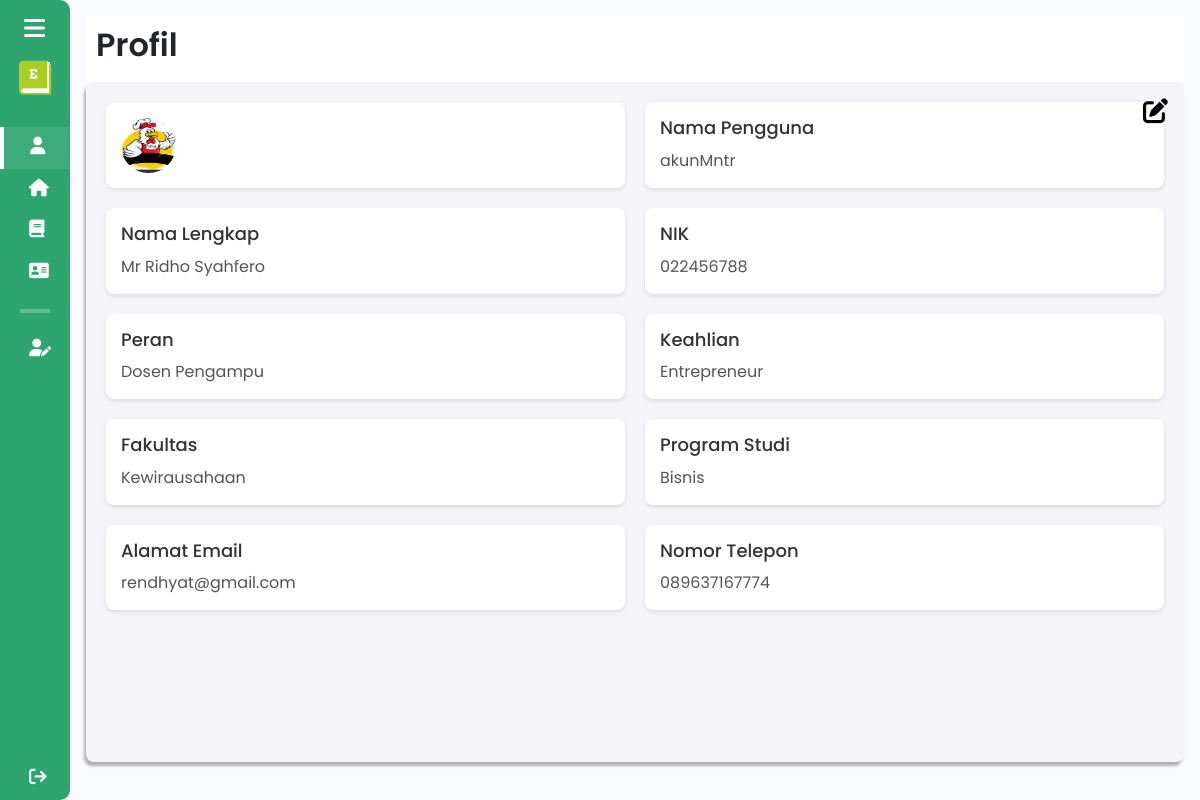
The page /mentor/profil (signed in) on the database its author committed.
### tables this page shows
CREATE TABLE `mentor` (
  `id` int(11) NOT NULL,
  `user_id` int(11) NOT NULL,
  `nama` varchar(100) NOT NULL,
  `nidn` varchar(15) NOT NULL,
  `email` varchar(100) DEFAULT NULL,
  `contact` varchar(15) DEFAULT NULL,
  `keahlian` varchar(100) DEFAULT NULL,
  `fakultas` varchar(100) DEFAULT NULL,
  `prodi` varchar(100) DEFAULT NULL,
  `foto_profile` varchar(255) DEFAULT NULL
);

CREATE TABLE `users` (
  `id` int(11) NOT NULL,
  `username` varchar(50) NOT NULL,
  `password` varchar(255) NOT NULL,
  `role` enum('Mahasiswa','Tutor','Dosen Pengampu','Admin') NOT NULL,
  `first_login` tinyint(1) NOT NULL DEFAULT 1
);

### components/pages/mentorbisnis/profil_mentor.php (the view, shortened to what this page needs)
<?php
include $_SERVER['DOCUMENT_ROOT'] . '/Entree/config/db_connection.php';
$query_mentor = "
    SELECT mentor.*, users.role AS peran
    FROM mentor
    JOIN users ON mentor.user_id = users.id
    WHERE users.username = ?";
$stmt = $conn->prepare($query_mentor);
$stmt->bind_param("s", $_SESSION['username']);
$stmt->execute();
$result_mentor = $stmt->get_result();
if ($result_mentor->num_rows > 0) {
    $mentor = $result_mentor->fetch_assoc();
} else {
    die("Mentor tidak ditemukan.");
}
?>
<!DOCTYPE html>
<html lang="en">
<head>
    <link href="https://cdn.lineicons.com/4.0/lineicons.css" rel="stylesheet" />
    <link href="https://cdn.jsdelivr.net/npm/bootstrap@5.3.0-alpha3/dist/css/bootstrap.min.css" rel="stylesheet"
>
    <link rel="stylesheet" href="/Entree/assets/css/profil.css">
</head>
<body>
    <div class="wrapper">
        <?php
        include 'sidebar_mentor.php';
        ?>
        <div class="main p-3">
            <div class="main_header">
                <?php
                    include 'header_mentor.php';
                ?>
            </div>
            <div class="main_wrapper">
                <button class="edit-btn" type="button" data-bs-toggle="tooltip" data-bs-custom-class="custom-tooltip" data-bs-title="Edit Profil">
                    <i class="fas fa-edit"></i>
                </button>
                <div class="profile-header">
                    <div class="profile-item">
                        <img alt="Profile picture of the mentor" height="50" src="<?= htmlspecialchars($mentor['foto_profile']); ?>" width="50" id="profile-photo"/>
                    </div>
                    <div class="profile-item">
                        <h2>Nama Pengguna</h2>
                        <p><?= htmlspecialchars($_SESSION['username']); ?></p>
                    </div>
                </div>
                <div class="profile-grid">
                    <div class="profile-item">
                        <h2>Nama Lengkap</h2>
                        <p><?= htmlspecialchars($mentor['nama']); ?></p>
                    </div>
                    <div class="profile-item">
                        <h2>NIK</h2>
                        <p><?= htmlspecialchars($mentor['nidn']); ?></p>
                    </div>
                    <div class="profile-item">
                        <h2>Peran</h2>
                        <p><?= htmlspecialchars($mentor['peran']); ?></p>
                    </div>
                    <div class="profile-item">
                        <h2>Keahlian</h2>
                        <p class="skill-text"><?= htmlspecialchars($mentor['keahlian']); ?></p>
                    </div>
                    <div class="profile-item">
                        <h2>Fakultas</h2>
                        <p><?= htmlspecialchars($mentor['fakultas']); ?></p>
                    </div>
                    <div class="profile-item">
                        <h2>Program Studi</h2>
                        <p><?= htmlspecialchars($mentor['prodi']); ?></p>
                    </div>
                    <div class="profile-item">
                        <h2>Alamat Email</h2>
                        <p><?= htmlspecialchars($mentor['email']); ?></p>
                    </div>
                    <div class="profile-item">
                        <h2>Nomor Telepon</h2>
                        <p class="phone-text"><?= htmlspecialchars($mentor['contact']); ?></p>
                    </div>
                </div>
            </div>
        </div>
    </div>
</body>
</html>

### assets/css/profil.css (style rules this page uses)
body { font-family: "Poppins", sans-serif; margin: 0; padding: 0; box-sizing: border-box; }
.wrapper { display: flex; }
.main { min-height: 100vh; width: 100%; background-color: #fafbfe; overflow: hidden; transition: all 0.35s ease-in-out; }
.main_wrapper { width: 100%; height: 85vh; background-color: #f0f0f0; box-shadow: -2px 4px 3px rgba(0, 0, 0, 0.3); margin: 0 auto; padding: 20px; position: relative; }
.profile-header { display: flex; justify-content: space-between; align-items: center; margin-bottom: 20px; gap: 20px; }
.profile-grid { display: flex; flex-wrap: wrap; gap: 20px; }
.profile-item { flex: 1 1 calc(50% - 20px); background-color: #ffffff; padding: 15px; border-radius: 8px; box-shadow: 0 2px 4px rgba(0, 0, 0, 0.1); }
.profile-item h2 { margin-bottom: 10px; font-size: 18px; color: #333; }
.profile-item p { margin: 0; font-size: 16px; color: #555; }
.edit-btn { position: absolute; top: 10px; right: 10px; font-size: 25px; cursor: pointer; border: 0; background-color: transparent; transition: transform 0.3s ease; }
.profile-header img { border-radius: 50%; width: 55px; height: 55px; }

### assets/css/sidebar.css (style rules this page uses)
body { font-family: "Poppins", sans-serif; }
.wrapper { display: flex; }
.main { min-height: 100vh; width: 100%; overflow: hidden; transition: all 0.35s ease-in-out; background-color: #fafbfe; }
.main_wrapper { width: 100%; height: 85vh; background-color: #f4f4f9; box-shadow: -2px 4px 3px rgba(0, 0, 0, 0.3); margin: 0; padding: 20px; overflow-y: auto; border-radius: 8px; }

### assets/css/header.css (style rules this page uses)
body { font-family: "Poppins", sans-serif; }
.main_header { display: flex; justify-content: space-between; align-items: center; padding: 5px; background-color: #fff; min-height: 50px; }

### rows shown on the page
mentor: foto_profile (picture), nama "Mr Ridho Syahfero", nidn "022456788", user.role "Dosen Pengampu", keahlian "Entrepreneur", fakultas "Kewirausahaan", prodi "Bisnis", email "rendhyat@gmail.com", contact "089637167774"

### other values the page prints
$pageTitle "Profil"
$_SESSION['username'] "akunMntr"
